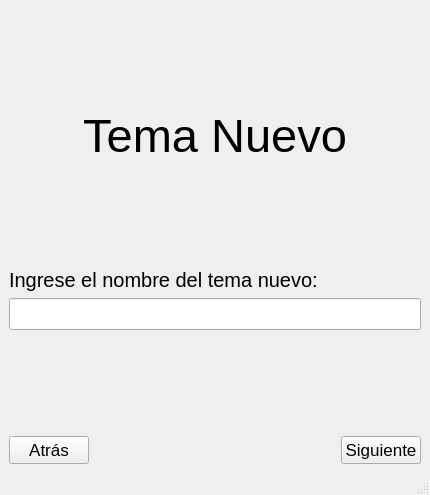
<?xml version="1.0" encoding="UTF-8"?>
<ui version="4.0">
 <class>MainWindow</class>
 <widget class="QMainWindow" name="MainWindow">
  <property name="geometry">
   <rect>
    <x>0</x>
    <y>0</y>
    <width>430</width>
    <height>495</height>
   </rect>
  </property>
  <property name="windowTitle">
   <string>MainWindow</string>
  </property>
  <widget class="QWidget" name="centralwidget">
   <layout class="QVBoxLayout" name="verticalLayout">
    <item>
     <spacer name="verticalSpacer">
      <property name="orientation">
       <enum>Qt::Orientation::Vertical</enum>
      </property>
      <property name="sizeHint" stdset="0">
       <size>
        <width>20</width>
        <height>84</height>
       </size>
      </property>
     </spacer>
    </item>
    <item>
     <widget class="QLabel" name="label">
      <property name="font">
       <font>
        <pointsize>35</pointsize>
       </font>
      </property>
      <property name="text">
       <string>&lt;html&gt;&lt;head/&gt;&lt;body&gt;&lt;p align=&quot;center&quot;&gt;Tema Nuevo&lt;/p&gt;&lt;/body&gt;&lt;/html&gt;</string>
      </property>
     </widget>
    </item>
    <item>
     <spacer name="verticalSpacer_2">
      <property name="orientation">
       <enum>Qt::Orientation::Vertical</enum>
      </property>
      <property name="sizeHint" stdset="0">
       <size>
        <width>20</width>
        <height>85</height>
       </size>
      </property>
     </spacer>
    </item>
    <item>
     <widget class="QLabel" name="label_2">
      <property name="font">
       <font>
        <pointsize>15</pointsize>
       </font>
      </property>
      <property name="text">
       <string>Ingrese el nombre del tema nuevo:</string>
      </property>
     </widget>
    </item>
    <item>
     <widget class="QLineEdit" name="lineEdit">
      <property name="font">
       <font>
        <pointsize>15</pointsize>
       </font>
      </property>
     </widget>
    </item>
    <item>
     <spacer name="verticalSpacer_3">
      <property name="orientation">
       <enum>Qt::Orientation::Vertical</enum>
      </property>
      <property name="sizeHint" stdset="0">
       <size>
        <width>20</width>
        <height>84</height>
       </size>
      </property>
     </spacer>
    </item>
    <item>
     <layout class="QHBoxLayout" name="horizontalLayout">
      <item>
       <widget class="QPushButton" name="pushButton_2">
        <property name="font">
         <font>
          <pointsize>13</pointsize>
         </font>
        </property>
        <property name="text">
         <string>Atrás</string>
        </property>
       </widget>
      </item>
      <item>
       <spacer name="horizontalSpacer">
        <property name="orientation">
         <enum>Qt::Orientation::Horizontal</enum>
        </property>
        <property name="sizeHint" stdset="0">
         <size>
          <width>40</width>
          <height>20</height>
         </size>
        </property>
       </spacer>
      </item>
      <item>
       <widget class="QPushButton" name="pushButton_3">
        <property name="font">
         <font>
          <pointsize>13</pointsize>
         </font>
        </property>
        <property name="text">
         <string>Siguiente</string>
        </property>
       </widget>
      </item>
     </layout>
    </item>
   </layout>
  </widget>
  <widget class="QStatusBar" name="statusbar"/>
 </widget>
 <resources/>
 <connections/>
</ui>
